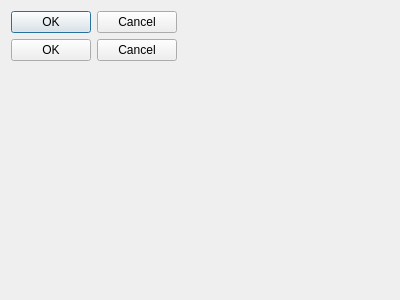
<?xml version="1.0" encoding="UTF-8"?>
<ui version="4.0">
 <class>Add_Income_Form</class>
 <widget class="QDialog" name="Add_Income_Form">
  <property name="geometry">
   <rect>
    <x>0</x>
    <y>0</y>
    <width>400</width>
    <height>300</height>
   </rect>
  </property>
  <property name="windowTitle">
   <string>Dialog</string>
  </property>
  <layout class="QFormLayout" name="formLayout">
   <item row="0" column="0">
    <widget class="QDialogButtonBox" name="buttonBox">
     <property name="orientation">
      <enum>Qt::Horizontal</enum>
     </property>
     <property name="standardButtons">
      <set>QDialogButtonBox::Cancel|QDialogButtonBox::Ok</set>
     </property>
    </widget>
   </item>
   <item row="1" column="0">
    <widget class="QDialogButtonBox" name="buttonBox_2">
     <property name="standardButtons">
      <set>QDialogButtonBox::Cancel|QDialogButtonBox::Ok</set>
     </property>
    </widget>
   </item>
  </layout>
 </widget>
 <resources/>
 <connections>
  <connection>
   <sender>buttonBox</sender>
   <signal>accepted()</signal>
   <receiver>Add_Income_Form</receiver>
   <slot>accept()</slot>
   <hints>
    <hint type="sourcelabel">
     <x>248</x>
     <y>254</y>
    </hint>
    <hint type="destinationlabel">
     <x>157</x>
     <y>274</y>
    </hint>
   </hints>
  </connection>
  <connection>
   <sender>buttonBox</sender>
   <signal>rejected()</signal>
   <receiver>Add_Income_Form</receiver>
   <slot>reject()</slot>
   <hints>
    <hint type="sourcelabel">
     <x>316</x>
     <y>260</y>
    </hint>
    <hint type="destinationlabel">
     <x>286</x>
     <y>274</y>
    </hint>
   </hints>
  </connection>
 </connections>
</ui>
